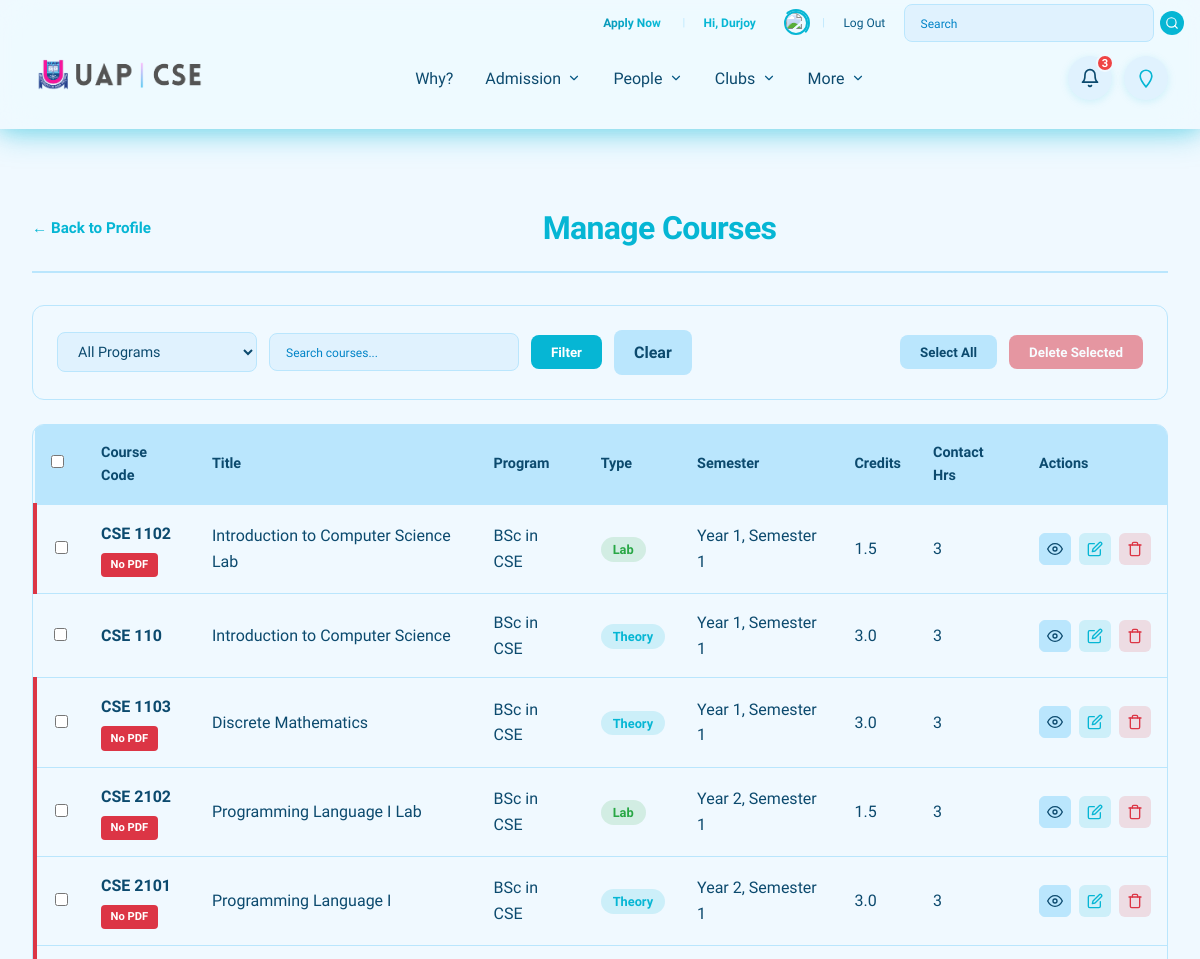
Before: /academics/courses/manage/ (signed in, upper part) with the older database file.
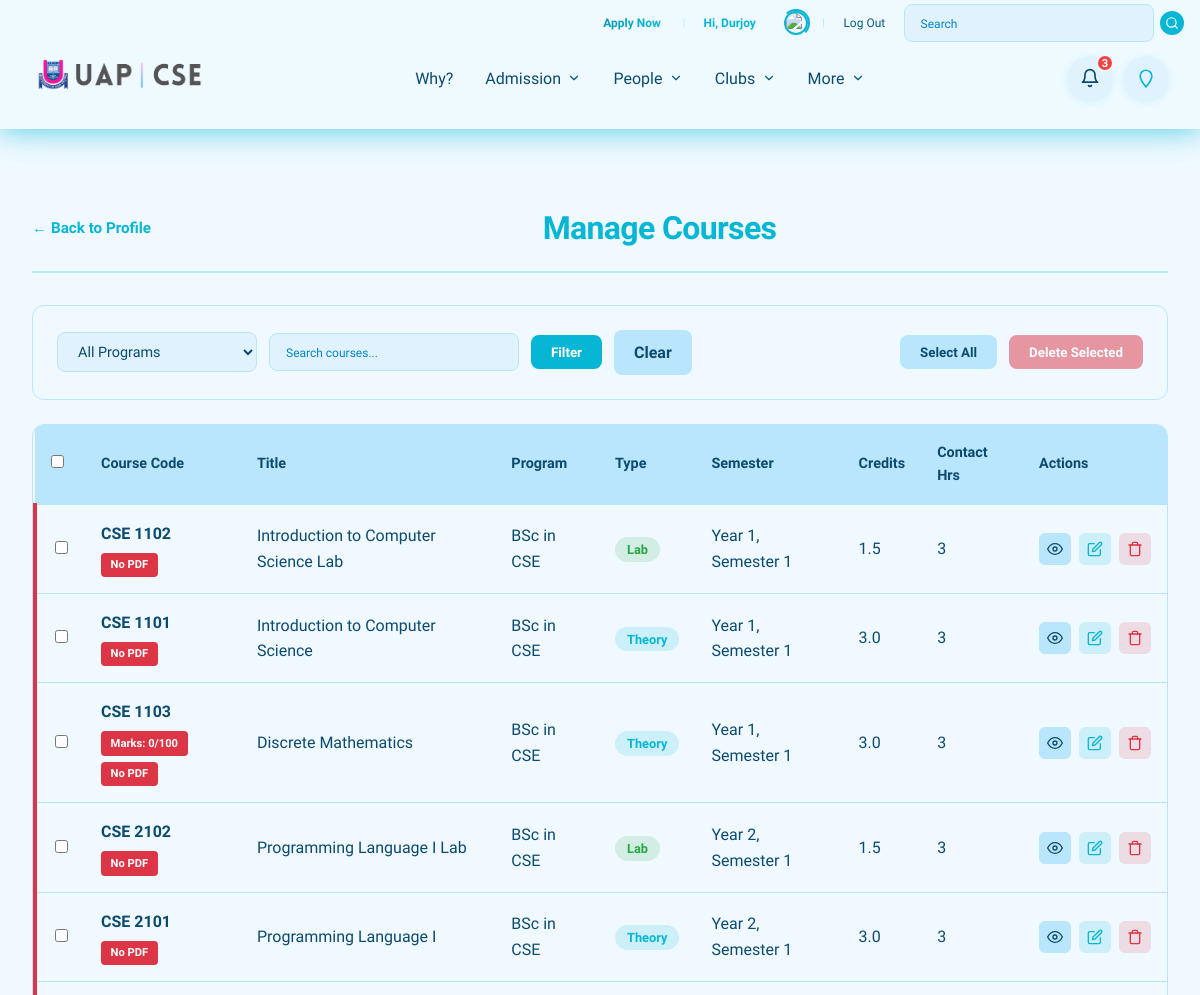
After: the same page with the newer database file.
### academics/models.py (models this page shows, shortened)
class Course(models.Model):
    program = models.ForeignKey(Program, on_delete=models.CASCADE, related_name='courses')
    course_code = models.CharField(max_length=20, unique=True, help_text="e.g., CSE 2101")
    title = models.CharField(max_length=255)
    credit_hours = models.DecimalField(max_digits=3, decimal_places=1, verbose_name="Credit Hours (Cr Hr)")
    contact_hours = models.PositiveSmallIntegerField(verbose_name="Contact Hours")
    course_type = models.CharField(
        max_length=2,
        choices=COURSE_TYPE_CHOICES,
        default='TH',
        verbose_name="Course Type",
        help_text="Designates if the course is Theory (TH) or Lab (LB)."
    )
    year_semester = models.CharField(
        max_length=3,
        choices=YEAR_SEMESTER_CHOICES,
        default='1-1',
        verbose_name="Year-Semester",
        help_text="The academic year and semester when this course is offered (e.g., 1-1, 2-2)."
    )
    prerequisites = models.ManyToManyField(
        'self',
        symmetrical=False,
        blank=True,
        related_name='required_for',
        verbose_name="Prerequisite Courses",
        help_text="Select courses that must be completed before taking this course."
    )
    course_outline_pdf = models.FileField(
        upload_to='course_outlines/',
        null=True,
        blank=True,
        verbose_name="Course Outline PDF",
        help_text="Upload the official PDF document containing the course outline/syllabus."
    )
    class Meta:
        verbose_name = 'Course'
        verbose_name_plural = 'Courses'
        ordering = ['program', 'year_semester', 'course_code']

class Program(models.Model):
    name = models.CharField(max_length=100, unique=True, verbose_name="Degree Program Name")
    class Meta:
        verbose_name = 'Program'
        verbose_name_plural = 'Programs'
        ordering = ['name']

### academics/views.py (the view)
# urls.py: path('courses/manage/', views.manage_courses, name='manage_courses'),
@login_required
def manage_courses(request):
    if not check_course_access(request.user):
        messages.error(request, 'You do not have permission to access this page.')
        return redirect('people:user_profile')
    programs = Program.objects.all().prefetch_related('courses')
    courses = Course.objects.all() \
        .select_related('program') \
        .prefetch_related('outcomes') \
        .order_by('program', 'year_semester', 'course_type', 'course_code')
    program_id = request.GET.get('program')
    if program_id:
        try:
            selected_program = Program.objects.get(pk=program_id)
            courses = courses.filter(program=selected_program)
        except Program.DoesNotExist:
            selected_program = None
    else:
        selected_program = None
    search_query = request.GET.get('search', '')
    if search_query:
        courses = courses.filter(
            Q(course_code__icontains=search_query) |
            Q(title__icontains=search_query)
        )
    for course in courses:
        total_marks = sum(co.total_assessment_marks for co in course.outcomes.all())
        course.total_marks = total_marks
        course.has_warnings = total_marks != 100 or not course.course_outline_pdf
    context = {
        'programs': programs,
        'courses': courses,
        'selected_program': selected_program,
        'search_query': search_query,
    }
    return render(request, 'academics/manage_courses.html', context)

### academics/views.py (called while the page is built)
def check_course_access(user):
    if not user.is_authenticated:
        return False
    try:
        access_level = int(user.access_level) if user.access_level else 0
        return access_level >= 3
    except (ValueError, TypeError):
        return False

### designs/context_processors.py (called while the page is built)
def admission_elements(request):
    admission_elements = AdmissionElement.objects.all().order_by('sl')
    return {
        'admission_elements': admission_elements
    }

### templates/academics/manage_courses.html (shortened to what the changed rows need)
{% extends 'base.html' %}
{% load static %}
{% block content %}
<div class="container">
    <section class="manage-courses-page">
        <div class="page-header">
            <h1>Manage Courses</h1>
        </div>
        <div class="courses-table-container">
            <table class="courses-table">
                <thead>
                    <tr>
                        <th class="checkbox-col">
                            <input type="checkbox" id="selectAllCheckbox">
                        </th>
                        <th>Course Code</th>
                        <th>Title</th>
                        <th>Program</th>
                        <th>Type</th>
                        <th>Semester</th>
                        <th>Credits</th>
                        <th>Contact Hrs</th>
                        <th>Actions</th>
                    </tr>
                </thead>
                <tbody>
                    {% if courses %}
                    {% for course in courses %}
                    <tr class="{% if course.has_warnings %}course-warning{% endif %}">
                        <td class="checkbox-col">
                            <input type="checkbox" class="course-checkbox" value="{{ course.id }}">
                        </td>
                        <td>
                            <strong>{{ course.course_code }}</strong>
                            {% if course.has_warnings %}
                            <div class="warning-tags">
                                {% if course.total_marks != 100 %}
                                <span class="warning-tag">Marks: {{ course.total_marks }}/100</span>
                                {% endif %}
                                {% if not course.course_outline_pdf %}
                                <span class="warning-tag">No PDF</span>
                                {% endif %}
                            </div>
                            {% endif %}
                        </td>
                        <td>{{ course.title }}</td>
                        <td>{{ course.program.name }}</td>
                        <td>
                            <span class="course-type-badge {% if course.course_type == 'TH' %}theory{% else %}lab{% endif %}">
                                {{ course.get_course_type_display }}
                            </span>
                        </td>
                        <td>{{ course.get_year_semester_display }}</td>
                        <td>{{ course.credit_hours }}</td>
                        <td>{{ course.contact_hours }}</td>
                        <td class="actions-col">
                            <div class="action-buttons">
                                <a href="{% url 'academics:course_detail' course.pk %}" class="action-icon-btn view-icon-btn" title="View">
                                    <svg xmlns="http://www.w3.org/2000/svg" width="16" height="16" viewBox="0 0 24 24" fill="none" stroke="currentColor" stroke-width="2" stroke-linecap="round" stroke-linejoin="round">
                                        <path d="M1 12s4-8 11-8 11 8 11 8-4 8-11 8-11-8-11-8z"></path>
                                        <circle cx="12" cy="12" r="3"></circle>
                                    </svg>
                                </a>
                                <a href="{% url 'academics:edit_course' course.pk %}" class="action-icon-btn edit-icon-btn" title="Edit">
                                </a>
                                <button class="action-icon-btn delete-icon-btn" onclick="deleteCourse({{ course.pk }}, '{{ course.course_code }}')" title="Delete">
                                </button>
                            </div>
                        </td>
                    </tr>
                    {% endfor %}
                    {% else %}
                    <tr>
                        <td colspan="9" class="no-courses">No courses found.</td>
                    </tr>
                    {% endif %}
                </tbody>
            </table>
        </div>
    </section>
</div>
{% endblock %}

Changed rows visible on the page:
changed Course "Introduction to Computer Science": course_code "CSE 110" → "CSE 1101"; now shows "No PDF"
shown differently, row unchanged: Course "CSE 1103": total_marks (not shown) → "0"
